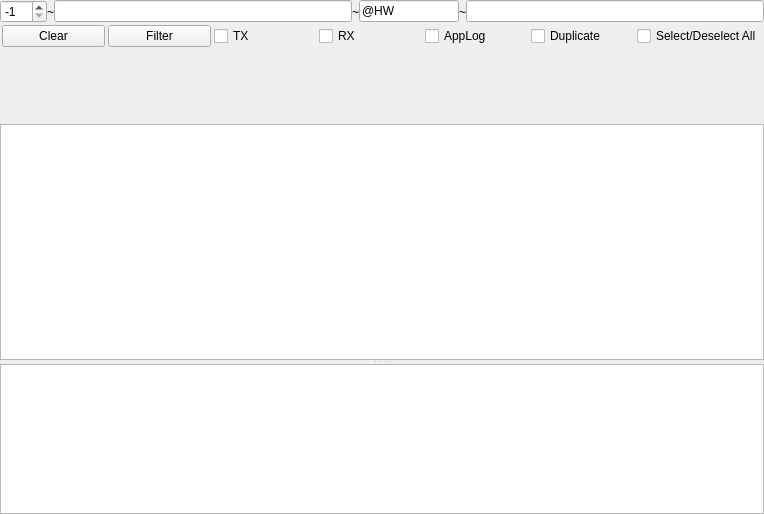
<?xml version="1.0" encoding="UTF-8"?>
<ui version="4.0">
 <class>Agent_Cmd_Log_Form</class>
 <widget class="QWidget" name="Agent_Cmd_Log_Form">
  <property name="geometry">
   <rect>
    <x>0</x>
    <y>0</y>
    <width>764</width>
    <height>514</height>
   </rect>
  </property>
  <property name="windowTitle">
   <string>Agent_Cmd_Log_Form</string>
  </property>
  <layout class="QVBoxLayout" name="verticalLayout">
   <property name="spacing">
    <number>0</number>
   </property>
   <property name="leftMargin">
    <number>0</number>
   </property>
   <property name="topMargin">
    <number>0</number>
   </property>
   <property name="rightMargin">
    <number>0</number>
   </property>
   <property name="bottomMargin">
    <number>0</number>
   </property>
   <item>
    <layout class="QHBoxLayout" name="horizontalLayout">
     <item>
      <widget class="QSpinBox" name="sbPacketN">
       <property name="toolTip">
        <string>PacketN</string>
       </property>
       <property name="minimum">
        <number>-1</number>
       </property>
       <property name="maximum">
        <number>999</number>
       </property>
       <property name="value">
        <number>-1</number>
       </property>
      </widget>
     </item>
     <item>
      <widget class="QLabel" name="lbMS_1">
       <property name="text">
        <string>~</string>
       </property>
      </widget>
     </item>
     <item>
      <widget class="QLineEdit" name="leCMD_TimeStamp">
       <property name="toolTip">
        <string>Send Custom CMD to Agent</string>
       </property>
       <property name="text">
        <string/>
       </property>
      </widget>
     </item>
     <item>
      <widget class="QLabel" name="lbMS_2">
       <property name="text">
        <string>~</string>
       </property>
      </widget>
     </item>
     <item>
      <widget class="QLineEdit" name="leCMD_Event">
       <property name="maximumSize">
        <size>
         <width>100</width>
         <height>16777215</height>
        </size>
       </property>
       <property name="toolTip">
        <string>Send Custom CMD to Agent</string>
       </property>
       <property name="text">
        <string>@HW</string>
       </property>
      </widget>
     </item>
     <item>
      <widget class="QLabel" name="lbMS_3">
       <property name="text">
        <string>~</string>
       </property>
      </widget>
     </item>
     <item>
      <widget class="QLineEdit" name="leCMD_Data">
       <property name="toolTip">
        <string>Send Custom CMD to Agent</string>
       </property>
       <property name="text">
        <string/>
       </property>
      </widget>
     </item>
    </layout>
   </item>
   <item>
    <widget class="QWidget" name="filterControlWidget" native="true">
     <layout class="QHBoxLayout" name="horizontalLayout_3">
      <property name="spacing">
       <number>3</number>
      </property>
      <property name="leftMargin">
       <number>2</number>
      </property>
      <property name="topMargin">
       <number>2</number>
      </property>
      <property name="rightMargin">
       <number>2</number>
      </property>
      <property name="bottomMargin">
       <number>2</number>
      </property>
      <item>
       <widget class="QPushButton" name="btnClear">
        <property name="text">
         <string>Clear</string>
        </property>
       </widget>
      </item>
      <item>
       <widget class="QPushButton" name="btnFilter">
        <property name="text">
         <string>Filter</string>
        </property>
       </widget>
      </item>
      <item>
       <widget class="QCheckBox" name="cbTX">
        <property name="text">
         <string>TX</string>
        </property>
       </widget>
      </item>
      <item>
       <widget class="QCheckBox" name="cbRX">
        <property name="text">
         <string>RX</string>
        </property>
       </widget>
      </item>
      <item>
       <widget class="QCheckBox" name="cbAppLog">
        <property name="text">
         <string>AppLog</string>
        </property>
       </widget>
      </item>
      <item>
       <widget class="QCheckBox" name="cbDuplicate">
        <property name="text">
         <string>Duplicate</string>
        </property>
       </widget>
      </item>
      <item>
       <widget class="QCheckBox" name="cbSelDeselAll">
        <property name="text">
         <string>Select/Deselect All</string>
        </property>
       </widget>
      </item>
     </layout>
    </widget>
   </item>
   <item>
    <widget class="QWidget" name="eventFilterWidget" native="true">
     <property name="minimumSize">
      <size>
       <width>0</width>
       <height>75</height>
      </size>
     </property>
     <layout class="QGridLayout" name="gridLayout" rowstretch="0" rowminimumheight="0" columnminimumwidth="0">
      <property name="leftMargin">
       <number>3</number>
      </property>
      <property name="topMargin">
       <number>3</number>
      </property>
      <property name="rightMargin">
       <number>3</number>
      </property>
      <property name="bottomMargin">
       <number>3</number>
      </property>
      <property name="spacing">
       <number>2</number>
      </property>
     </layout>
    </widget>
   </item>
   <item>
    <widget class="QSplitter" name="splitter">
     <property name="orientation">
      <enum>Qt::Vertical</enum>
     </property>
     <widget class="QTextEdit" name="teAgentFullLog"/>
     <widget class="QTextEdit" name="teAgentErrorLog">
      <property name="maximumSize">
       <size>
        <width>16777215</width>
        <height>150</height>
       </size>
      </property>
     </widget>
    </widget>
   </item>
  </layout>
 </widget>
 <resources/>
 <connections/>
</ui>
